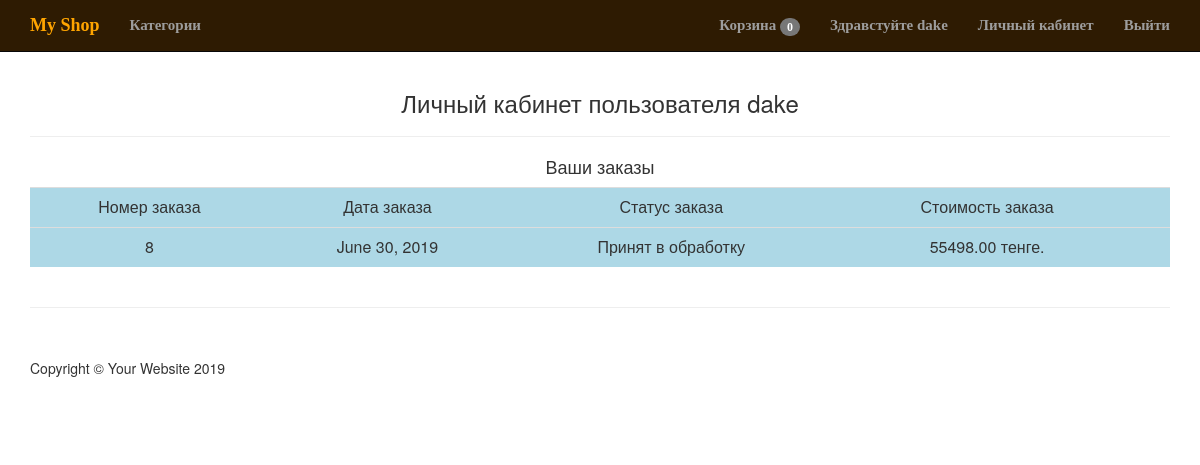
/account/ (signed in), run on the app's committed database.
### storeapp/models.py (models this page shows, shortened)
class Order(models.Model):
    user = models.ForeignKey(settings.AUTH_USER_MODEL,
                             on_delete=models.CASCADE)
    items = models.ForeignKey(Cart, on_delete=models.CASCADE)
    total = models.DecimalField(max_digits=9, decimal_places=2, default=0.00)
    first_name = models.CharField(max_length=200)
    last_name = models.CharField(max_length=200)
    phone = models.CharField(max_length=20)
    address = models.CharField(max_length=200)
    buying_type = models.CharField(max_length=100,
                                   choices=(('Самовывоз', 'Самовывоз'),
                                            ('Доставка', 'Доставка')),
                                   default='Самовывоз')
    date = models.DateField(auto_now_add=True)
    comments = models.TextField()
    status = models.CharField(max_length=200, choices=ORDER_STATUS_CHOICES,
                              default=ORDER_STATUS_CHOICES[0][0])

### storeapp/views.py (the view)
# urls.py: path('account/', account_view, name='account'),
def account_view(request):
    order = Order.objects.filter(user=request.user).order_by('-id')
    categories = Category.objects.all()
    context = {
        'order': order,
        'categories': categories,
    }
    return render(request, 'storeapp/account.html', context)

### storeapp/models.py (called while the page is built)
    def get_absolute_url(self):
        return reverse('category_detail', kwargs={'category_slug': self.slug})

### storeapp/templates/storeapp/account.html
{% extends 'storeapp/index.html' %}
{% block content %}
<h3 class="text-center">Личный кабинет пользователя {{ request.user }}</h3>
<hr>
<h4 class="text-center">Ваши заказы</h4>
<table class="table">
    <tr style="background-color: lightblue">
        <td class="text-center">Номер заказа</td>
        <td class="text-center">Дата заказа</td>
        <td class="text-center">Статус заказа</td>
        <td class="text-center">Стоимость заказа</td>
        <td class="text-center"></td>
    </tr>
    {% for item in order %}
    <tr style="background-color: lightblue">
        <td class="text-center">{{ item.id }}</td>
        <td class="text-center">{{ item.date }}</td>
        <td class="text-center">{{ item.status }}</td>
        <td class="text-center">{{ item.total }} тенге.</td>
        <td class="text-center"></td>
        {% endfor %}
    </tr>
</table>
{% endblock content %}

### storeapp/templates/storeapp/index.html (shortened to what this page needs)
{% load static %}
<html lang="en">
<head>
    <link rel='stylesheet' href='{% static "css/bootstrap.css" %}'>
    <link rel='stylesheet' href='{% static "css/shop-homepage.css" %}'>
</head>
<body>
<nav class="navbar navbar-inverse navbar-fixed-top" role="navigation"
     style="background-color:#2E1B02; font-size:15px; font-weight:900; font-family:Florence, cursive;">
    <div class="container">
        <div class="navbar-header">
            <a class="navbar-brand" href="/" style="color:orange;">My Shop</a>
        </div>
        <div class="collapse navbar-collapse" id="bs-example-navbar-collapse-1">
            <ul class="nav navbar-nav">
                {% if not request.get_full_path == '/' %}
                <li class="dropdown">
                    <a href="#" data-toggle="dropdown">Категории </a>
                </li>
                {% endif %}
            </ul>
            <ul class="nav navbar-nav navbar-right">
                {% if not request.session.total %}
                <li><a href="{% url 'cart' %}">Корзина <span class="badge" id="cart_count">0</span></a></li>
                {% else %}
                <li><a href="{% url 'cart' %}">Корзина <span class="badge"
                                                             id="cart_count">{{ request.session.total }}</span></a></li>
                {% endif %}
                {% if not request.user.is_authenticated %}
                <li>
                    <p class="navbar-text">Здравстуйте гость!</p>
                </li>
                <li>
                    <a href="{% url 'login' %}">Войти</a>
                </li>
                <li>
                    <a href="{% url 'registration' %}">Регистрация</a>
                </li>
                {% else %}
                <li>
                    <p class="navbar-text">Здравстуйте {{ request.user }}</p>
                </li>
                <li>
                    <a href="{% url 'account' %}">Личный кабинет</a>
                </li>
                <li>
                    <a href="{% url 'logout' %}">Выйти</a>
                </li>
                {% endif %}
            </ul>
        </div>
    </div>
</nav>
<div class="container">
    {% block content %}{% endblock content %}
</div>
<div class="container">
    <hr>
    <footer>
        <div class="row">
            <div class="col-lg-12">
                <p>Copyright &copy; Your Website 2019</p>
            </div>
        </div>
    </footer>
</div>
</body>
</html>

### static_in_dev/css/shop-homepage.css (style rules this page uses)
body { padding-top: 70px; }
footer { margin: 50px 0; }

### data on the page
Order: id "8", date "June 30, 2019", status "Принят в обработку", total "55498.00"

### other printed values
{{ request.user }} "dake"
